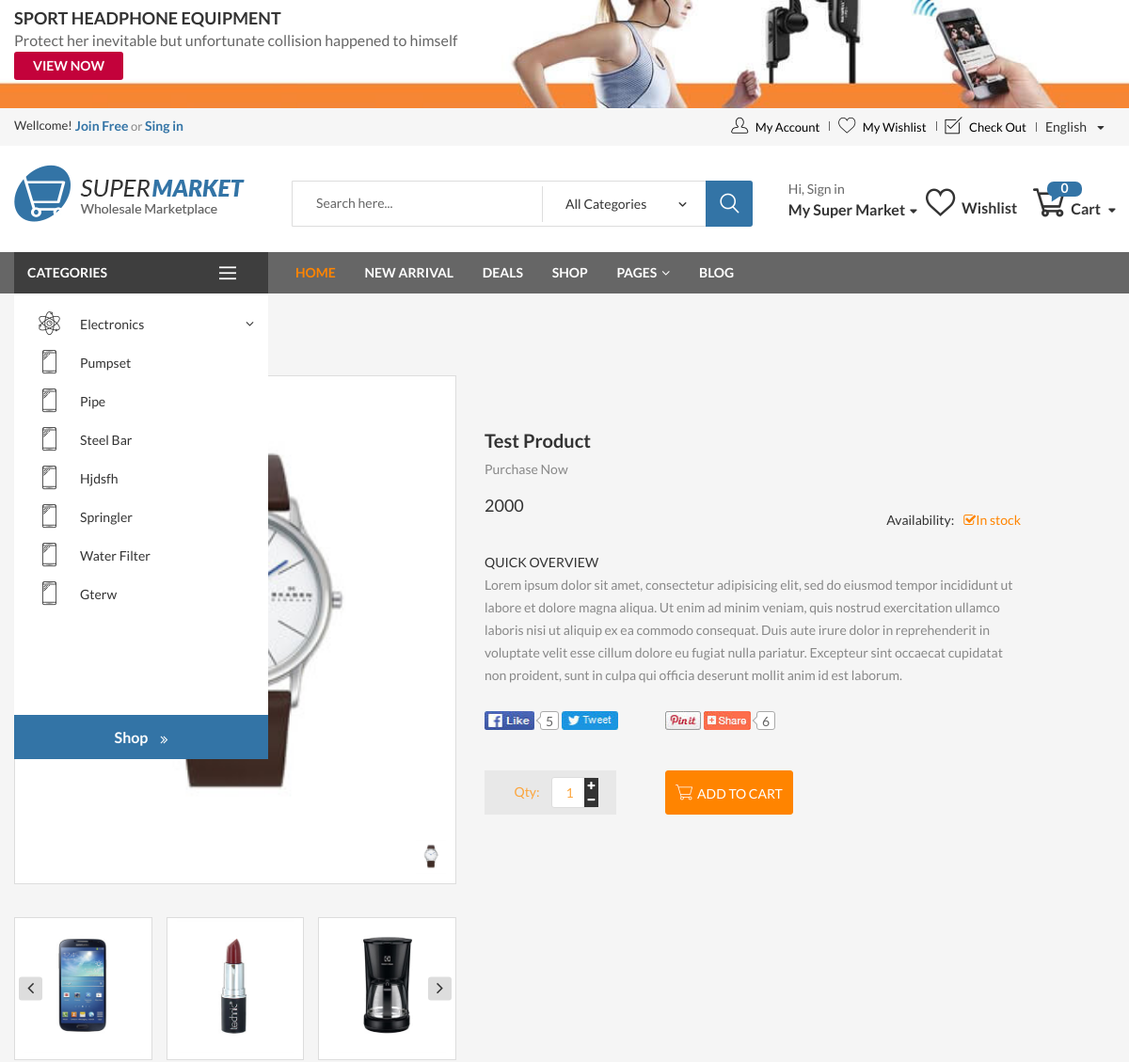
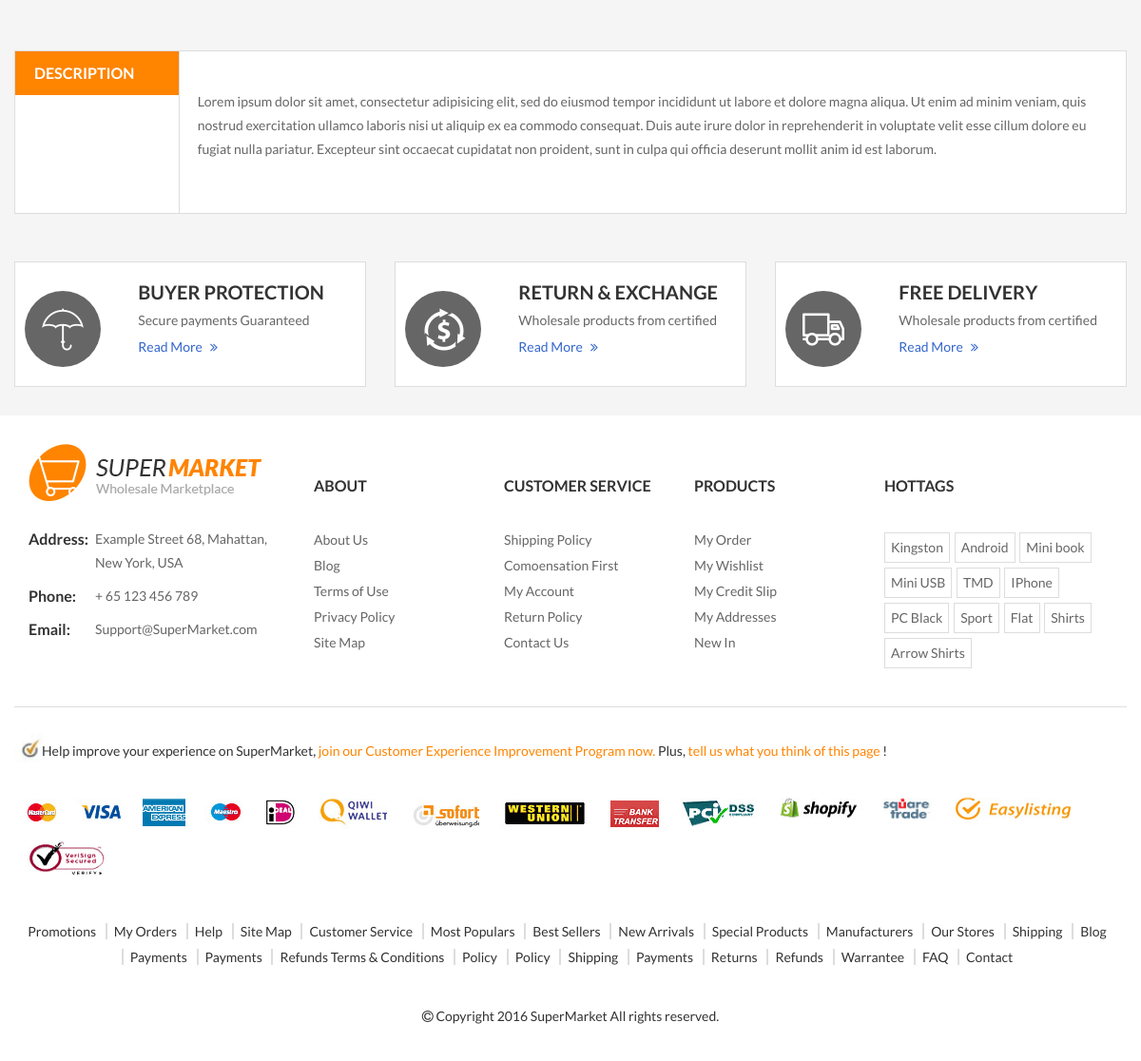
The app's page /product-detail.php?pid=2 with its own data (2 pictures, top to bottom).
### tables this page shows
CREATE TABLE `category` (
  `id` int(11) NOT NULL,
  `name` varchar(25) NOT NULL,
  `descr` text NOT NULL
);

CREATE TABLE `photo` (
  `id` int(11) NOT NULL,
  `product_id` int(11) NOT NULL,
  `location` text NOT NULL
);

CREATE TABLE `products` (
  `id` int(11) NOT NULL,
  `name` varchar(25) NOT NULL,
  `descr` text NOT NULL,
  `category` int(11) NOT NULL,
  `mfg` varchar(25) NOT NULL,
  `price` varchar(10) NOT NULL,
  `unit` int(11) NOT NULL,
  `qty` int(11) NOT NULL,
  `visibility` int(11) NOT NULL,
  `date` timestamp NOT NULL DEFAULT CURRENT_TIMESTAMP
);

### product-detail.php (the view, shortened to what the rows shown need)
<?php
    require_once('app/Product.php');
    require_once('app/Photo.php');
    $product_id=$_GET['pid'];
    $product=Product::getOne($product_id);
    $photos=Photo::getAll($product_id);
     $photo1="products/".$product_id."/".$photos[0]['location'];
     $photo2="products/".$product_id."/".$photos[1]['location'];
     $photo3="products/".$product_id."/".$photos[2]['location'];
     $photo4="products/".$product_id."/".$photos[3]['location'];
?>
<!DOCTYPE html>
<html lang='en' xmlns='http://www.w3.org/1999/xhtml'>
<head>
    <link rel='stylesheet' href='assets/css/bootstrap.min.css'>
    <link rel='stylesheet' href='assets/css/owl.carousel.min.css'>
    <link rel='stylesheet' href='assets/css/animated.css'>
    <link rel='stylesheet' href='assets/css/font-awesome.css'>
    <link rel='stylesheet' href='assets/css/ui.css'>
    <link rel='stylesheet' href='assets/css/jquery.mmenu.all.css'>
    <link rel='stylesheet' href='assets/css/flaticon.css'>
    <link rel='stylesheet' href='assets/css/style.css'>
</head>
<body class="categories-page product-detail">
  <?php include_once('header.php');?>
    <div class="categories main-content">
        <div class="container">
            <div class="product-box product-box-primary">
                <div class="product-box-content">
                    <div class="row">
                        <div class="col-md-5">
                            <figure class="img-product">
                                <div class="img-room"><img src="<?php echo $photo1;?>" alt="room" height="32" width="32"></div>
                            </figure>
                            <div class="featue-slide supermartket-owl-carousel" data-number="3" data-margin="15" data-navcontrol="yes">
                                <div class="feature-slide-item">
                                    <figure><img src="<?php echo $photo2;?>" onlick="changeImg();" alt="feature" width="126" height="143"></figure>
                                </div>
                                <div class="feature-slide-item">
                                    <figure><img src="<?php echo $photo3;?>" alt="feature" width="126" height="143"></figure>
                                </div>
                                <div class="feature-slide-item">
                                    <figure><img src="<?php echo $photo4;?>" alt="feature" width="126" height="143"></figure>
                                </div>
                            </div>
                        </div>
                        <div class="col-md-7">
                            <div class="single-product-content">
                                <h3 class="product-title"><?php echo $product['name'];?></h3>
                                <a href="#" class="write">Purchase Now</a>
                                <p class="product-cost"><?php echo $product['price']; ?></p>
                                <p class="stock">Availability:<span><i class="fa fa-check-square-o" aria-hidden="true"></i>In stock</span></p>
                                <div class="desc-product-title">Quick OverView</div>
                                <div class="desc-product"><?php echo $product['descr']; ?>
                                </div>
                                <div class="social">
                                    <div class="facebook-social">
                                    </div>
                                    <div class="tweet-social">
                                    </div>
                                    <div class="pin-it-social">
                                    </div>
                                    <div class="share-social">
                                    </div>
                                </div>
                                <div class="product-box-bottom">
                                    <div class="quanlity-product">
                                    </div>
                                    <div class="button-detail">
                                    </div>
                                </div>
                            </div>
                        </div>
                    </div>
                </div>
            </div>
            <div class="detail-products product-tabs">
                <div class="product-tabs-content tab-content clearfix">
                    <div class="tab-pane active" id="1a">
                       <?php echo $product['descr']; ?>
                    </div>
                </div>
            </div>
        </div>
    </div>
   <?php include_once('footer.php');?>
</body>
</html>

### header.php (shortened to what the rows shown need)
<?php
   require_once('app/Category.php');
   require_once('app/Photo.php');
   $categories=Category::getAll();
?>
<header class="header header-style3">
       <div class="header-bottom">
           <div class="container">
               <div class="header-bottom-left">
                   <h1 class="logo">
                       <a href="index.php">
                           <img alt="logo" src="assets/images/logo2.png">
                       </a>
                   </h1>
               </div>
           </div>
       </div>
       <div class="menu-primary">
           <div class="container">
               <nav class="menu-item has-mega-menu" id="categories-menu">
                   <ul class="menu">
                       <li class="menu-item">
                           <div class="category-drop-list">
                               <div class="category-drop-list-inner">
                                   <ul class="sub-menu sub-menu-open">
                                       <?php
                                       foreach ($categories as $category) {
                                           echo "<li class=\"menu-item\">";
                                           echo "<a href=\"#\"><i class=\"flaticon-technology\"></i>".$category['name']."</a>";
                                          echo "</li>";
                                       }
                                       ?>
                                   </ul>
                               </div>
                           </div>
                       </li>
                   </ul>
               </nav>
           </div>
       </div>
   </header>

### records on screen
category: name "Pumpset"
category: name "Pipe"
category: name "Steel Bar"
category: name "Hjdsfh"
category: name "Springler"
category: name "Water Filter"
category: name "Gterw"
photo: location (picture)
photo: location (picture)
photo: location (picture)
photo: location (picture)
products: name "Test Product", price "2000", descr "Lorem ipsum dolor sit amet, consectetur adipisicing elit, sed do eiusmod tempor incididunt ut labore et dolore magna aliqua. Ut enim ad minim veniam, quis nostrud exercitation ullamco laboris nisi ut aliquip ex ea commodo consequat. Duis aute irure dolor in reprehenderit in voluptate velit esse cillum dolore eu fugiat nulla pariatur. Excepteur sint occaecat cupidatat non proident, sunt in culpa qui officia deserunt mollit anim id est laborum."

### other values on screen
$prodct_count "0"
